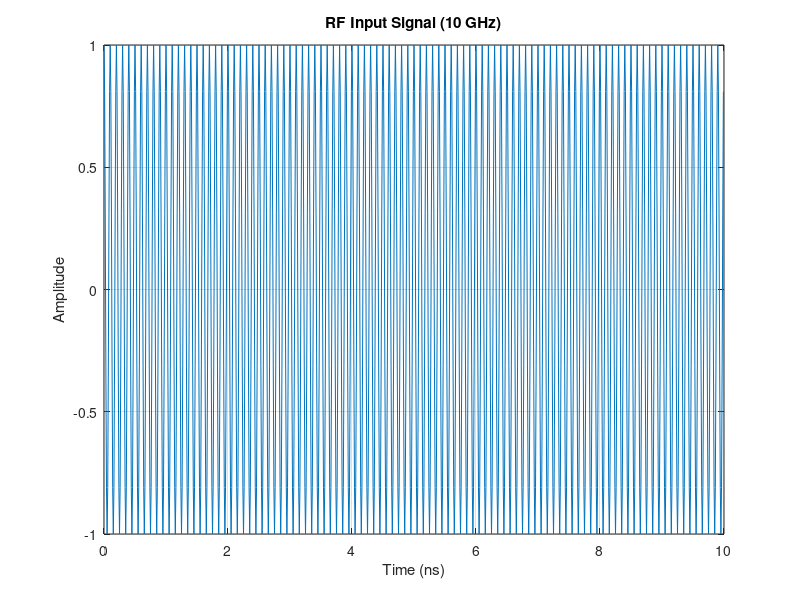
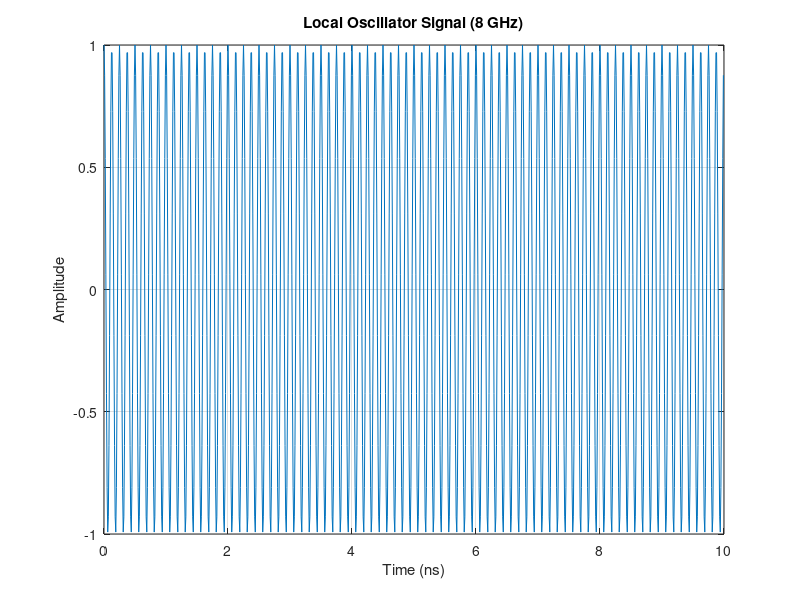
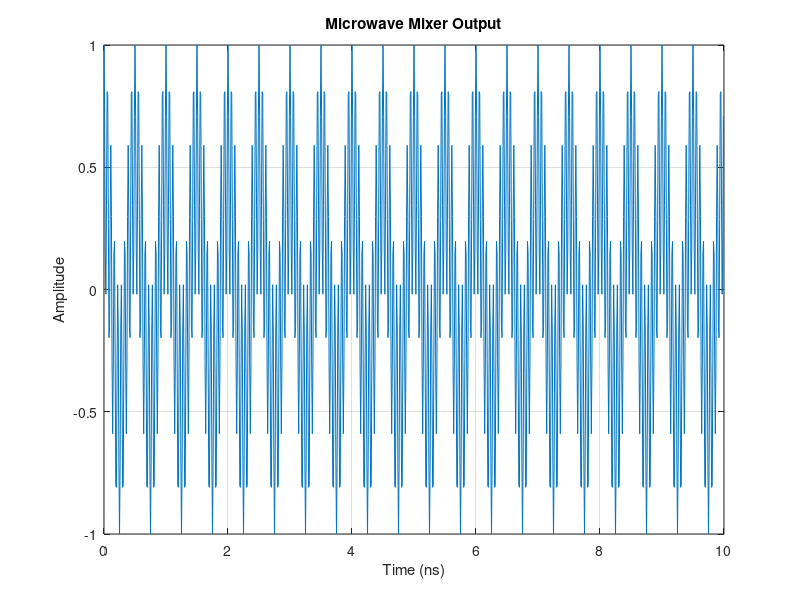
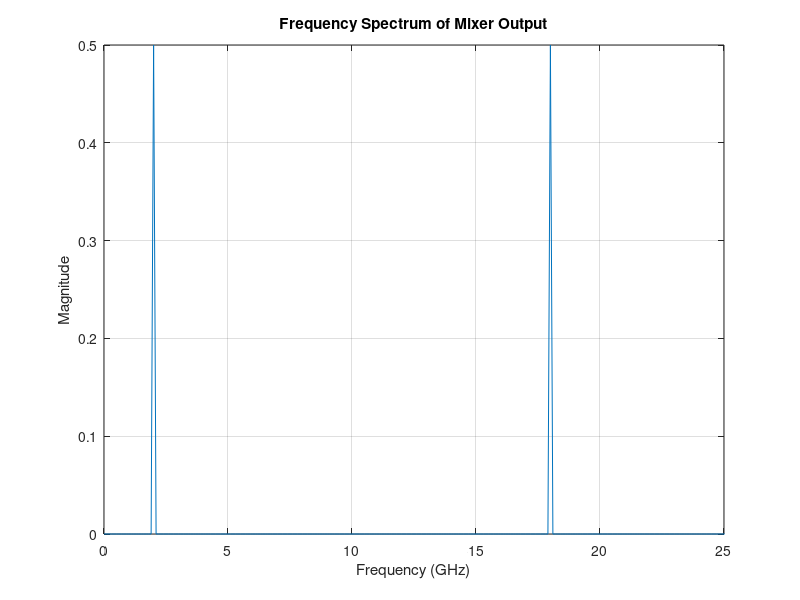

Write the MATLAB code that produced these figures, in order.
clc;
clear;
close all;

% Microwave mixer parameters
fRF = 10e9;       % RF frequency = 10 GHz
fLO = 8e9;        % Local oscillator = 8 GHz
fs = 100e9;       % Sampling frequency
T = 10e-9;        % Simulation time

t = 0:1/fs:T-1/fs;

% Input signals
RF = cos(2*pi*fRF*t);
LO = cos(2*pi*fLO*t);

% Mixer output
% Multiplication models ideal frequency mixing
IF = RF .* LO;

% Frequency spectrum
N = length(IF);
Y = fft(IF);
P = abs(Y)/N;
P = P(1:N/2+1);
P(2:end-1) = 2*P(2:end-1);

f = (0:N/2)*fs/N;

% Plot RF signal
figure(1);
plot(t*1e9, RF);
xlabel('Time (ns)');
ylabel('Amplitude');
title('RF Input Signal (10 GHz)');
grid on;

% Plot LO signal
figure(2);
plot(t*1e9, LO);
xlabel('Time (ns)');
ylabel('Amplitude');
title('Local Oscillator Signal (8 GHz)');
grid on;

% Plot mixer output
figure(3);
plot(t*1e9, IF);
xlabel('Time (ns)');
ylabel('Amplitude');
title('Microwave Mixer Output');
grid on;

% Plot frequency spectrum
figure(4);
plot(f/1e9, P);
xlabel('Frequency (GHz)');
ylabel('Magnitude');
title('Frequency Spectrum of Mixer Output');
xlim([0 25]);
grid on;

% Calculate output frequencies
fIF = abs(fRF-fLO);
fSum = fRF+fLO;

% Display results
fprintf('\nMICROWAVE MIXER SIMULATION\n');
fprintf('--------------------------\n');
fprintf('RF Frequency = %.2f GHz\n', fRF/1e9);
fprintf('LO Frequency = %.2f GHz\n', fLO/1e9);
fprintf('IF Frequency = %.2f GHz\n', fIF/1e9);
fprintf('Sum Frequency = %.2f GHz\n', fSum/1e9);
fprintf('Simulation completed successfully.\n');
